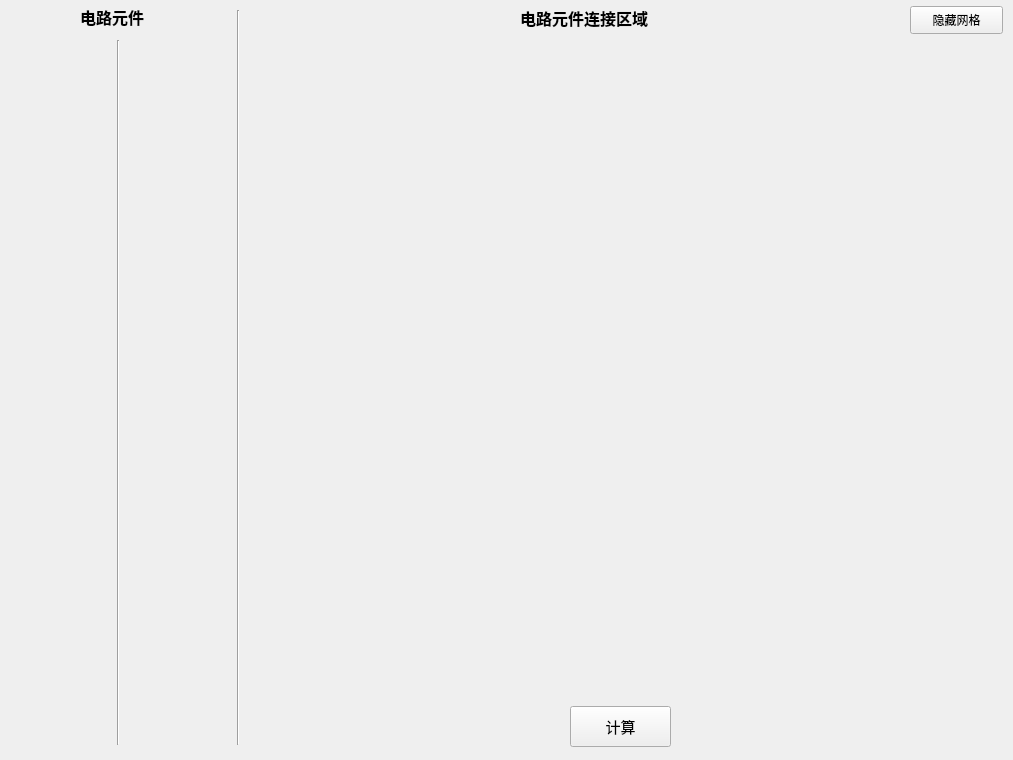
<?xml version="1.0" encoding="UTF-8"?>
<ui version="4.0">
 <class>MainWindow</class>
 <widget class="QMainWindow" name="MainWindow">
  <property name="geometry">
   <rect>
    <x>0</x>
    <y>0</y>
    <width>1013</width>
    <height>760</height>
   </rect>
  </property>
  <property name="windowTitle">
   <string>电路仿真软件</string>
  </property>
  <property name="styleSheet">
   <string notr="true"/>
  </property>
  <widget class="QWidget" name="centralwidget">
   <widget class="Line" name="line">
    <property name="geometry">
     <rect>
      <x>230</x>
      <y>10</y>
      <width>16</width>
      <height>735</height>
     </rect>
    </property>
    <property name="orientation">
     <enum>Qt::Vertical</enum>
    </property>
   </widget>
   <widget class="QLabel" name="labelBase">
    <property name="geometry">
     <rect>
      <x>80</x>
      <y>6</y>
      <width>91</width>
      <height>21</height>
     </rect>
    </property>
    <property name="font">
     <font>
      <family>Aharoni</family>
      <pointsize>12</pointsize>
      <weight>75</weight>
      <bold>true</bold>
     </font>
    </property>
    <property name="styleSheet">
     <string notr="true"/>
    </property>
    <property name="text">
     <string>电路元件</string>
    </property>
   </widget>
   <widget class="QLabel" name="label_3">
    <property name="geometry">
     <rect>
      <x>520</x>
      <y>2</y>
      <width>181</width>
      <height>31</height>
     </rect>
    </property>
    <property name="font">
     <font>
      <family>Aharoni</family>
      <pointsize>12</pointsize>
      <weight>75</weight>
      <bold>true</bold>
     </font>
    </property>
    <property name="text">
     <string>电路元件连接区域</string>
    </property>
   </widget>
   <widget class="QPushButton" name="pushButton">
    <property name="geometry">
     <rect>
      <x>570</x>
      <y>706</y>
      <width>101</width>
      <height>41</height>
     </rect>
    </property>
    <property name="font">
     <font>
      <pointsize>11</pointsize>
     </font>
    </property>
    <property name="text">
     <string>计算</string>
    </property>
   </widget>
   <widget class="QPushButton" name="pushButtonHindNet">
    <property name="geometry">
     <rect>
      <x>910</x>
      <y>6</y>
      <width>93</width>
      <height>28</height>
     </rect>
    </property>
    <property name="font">
     <font>
      <pointsize>9</pointsize>
     </font>
    </property>
    <property name="text">
     <string>隐藏网格</string>
    </property>
   </widget>
   <widget class="Line" name="line_2">
    <property name="geometry">
     <rect>
      <x>110</x>
      <y>40</y>
      <width>16</width>
      <height>705</height>
     </rect>
    </property>
    <property name="orientation">
     <enum>Qt::Vertical</enum>
    </property>
   </widget>
  </widget>
  <widget class="QMenuBar" name="menubar">
   <property name="geometry">
    <rect>
     <x>0</x>
     <y>0</y>
     <width>1013</width>
     <height>23</height>
    </rect>
   </property>
  </widget>
  <action name="actionDelet">
   <property name="text">
    <string>删除元件</string>
   </property>
  </action>
  <action name="actionRotateLeft90">
   <property name="text">
    <string>逆时针旋转90度</string>
   </property>
  </action>
  <action name="actionAddNode">
   <property name="text">
    <string>添加节点</string>
   </property>
  </action>
  <action name="actionSetParameter">
   <property name="text">
    <string>设置参数</string>
   </property>
  </action>
  <action name="actionDeletLine">
   <property name="text">
    <string>删除直线</string>
   </property>
  </action>
  <action name="actionDeletNode">
   <property name="text">
    <string>删除节点</string>
   </property>
  </action>
  <action name="actionEditNode">
   <property name="text">
    <string>编辑节点</string>
   </property>
  </action>
  <action name="actionOpenWindow">
   <property name="text">
    <string>打开窗口</string>
   </property>
  </action>
 </widget>
 <resources/>
 <connections/>
</ui>
